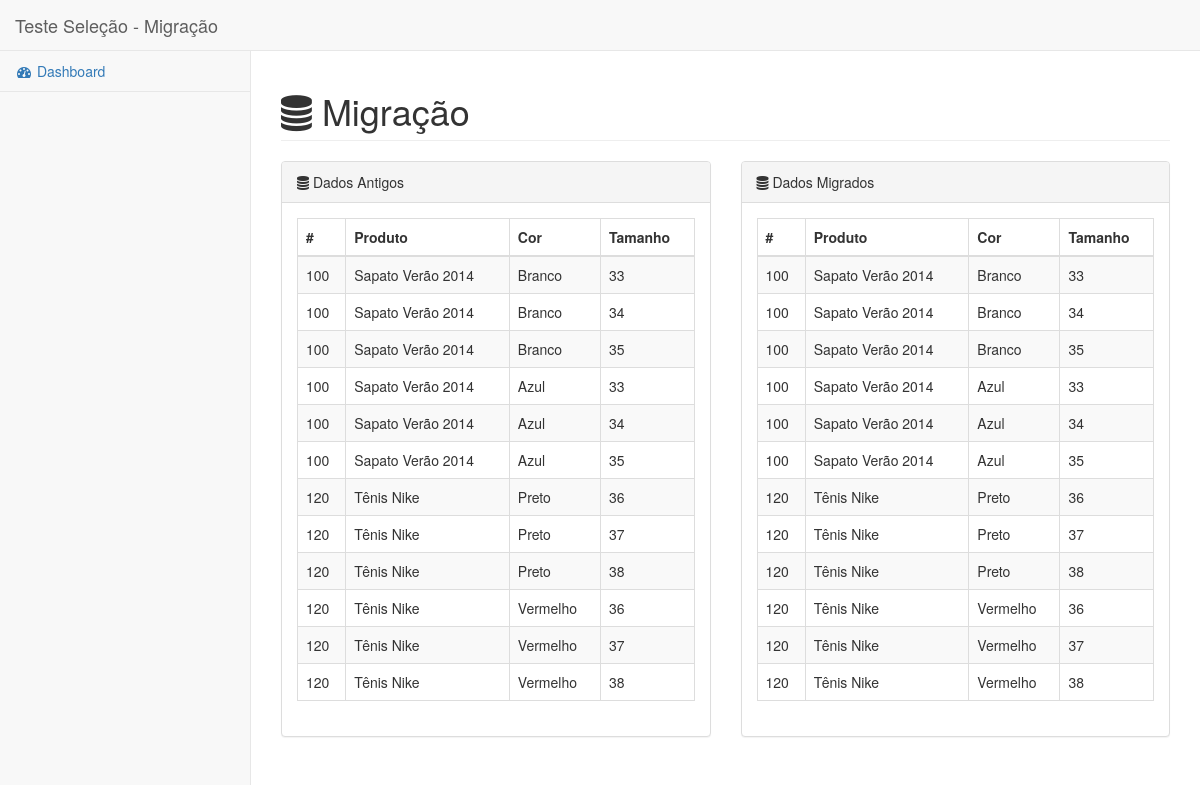
The page / on the database its author committed.
### tables this page shows
CREATE TABLE `dados_antigos` (
  `codigo` varchar(100) DEFAULT NULL,
  `titulo` varchar(100) DEFAULT NULL,
  `cor` varchar(50) DEFAULT NULL,
  `tamanho` varchar(50) DEFAULT NULL
);

CREATE TABLE `tamanhos` (
  `titulo` varchar(50) DEFAULT NULL,
  `id` int(11) NOT NULL
);

CREATE TABLE `produtos` (
  `titulo` varchar(100) DEFAULT NULL,
  `id` int(11) NOT NULL,
  `codigo` varchar(50) DEFAULT NULL
);

CREATE TABLE `cores` (
  `titulo` varchar(50) DEFAULT NULL,
  `id` int(11) NOT NULL
);

### model/Dadosantigos.php (called while the page is built, shortened)
<?php
include($_SERVER['DOCUMENT_ROOT'] . '/migracao/configs/db/DB.php');
include($_SERVER['DOCUMENT_ROOT'] . '/migracao/model/Produtostamanhos.php');
class Dadosantigos {
    public $table = 'dados_antigos';
    public function dataLst() {
        $con = new DB($this->table);
        $con->setAtribs(array('codigo', 'titulo', 'cor', 'tamanho'));
        $data = $con->readLst();
        return $data;
    }
    public function migration() {
        $produtos = new Produtos();
        $produtos->migraProdutos();
        $cores = new Cores();
        $cores->migraCores();
        $tamanhos = new Tamanhos();
        $tamanhos->migraTamanhos();
        $produtoscores = new Produtoscores();
        $produtoscores->migraProdutoscores();
        $produtostamanhos = new Produtostamanhos();
        $produtostamanhos->migraProdutostamanhos();
    }
}

### configs/db/DB.php (called while the page is built, shortened)
<?php
class DB {
    public $atribs;
    public $distinct;
    public function __construct($table) {
        $this->table = $table;
    }
    public function con() {
        $con = new PDO("mysql:host=localhost;dbname=migracao", "root", "");
        return $con;
    }
    public function readLst() {
        $data = $this->con()->query('SELECT ' . $this->distinct .' '. implode(',', $this->atribs) . ' FROM ' . $this->table);
        while ($row = $data->fetch(PDO::FETCH_OBJ)) {
            $rowLst[] = $row;
        }
        return $rowLst;
    }
    public function setAtribs($atrib) {
        if (isset($this)) {
            $this->atribs = $atrib;
        }
    }
    public function setDistinct() {
        if (isset($this)) {
            $this->distinct = 'DISTINCT';
        }
    }
}

### model/Produtos.php (called while the page is built, shortened)
<?php
class Produtos {
    public $table = 'produtos';
    public function migraProdutos() {
        $produtos = new DB($this->table);
        $produtos->setAtribs(array('codigo', 'titulo'));
        $antigos = new DB('dados_antigos');
        $antigos->setAtribs(array('codigo', 'titulo'));
        $antigos->setDistinct();
        $antigos->readLst();
        for ($i = 0; $i < count($antigos->readLst()); $i++) {
            $products[$antigos->readLst()[$i]->titulo] = $antigos->readLst()[$i]->titulo;
            $codes[$antigos->readLst()[$i]->codigo] = $antigos->readLst()[$i]->codigo;
            $produtos->create(array($codes[$antigos->readLst()[$i]->codigo], $products[$antigos->readLst()[$i]->titulo]));
        }
    }
}

### model/Cores.php (called while the page is built, shortened)
<?php
class Cores {
    public function migraCores() {
        $antigos = new DB('dados_antigos');
        $antigos->setAtribs(array('cor'));
        $antigos->setDistinct();
        $antigos->readLst();
        foreach ($antigos->readLst() as $value) {
            $colors[$value->cor] = $value->cor;
        }
    }
}

### model/Tamanhos.php (called while the page is built, shortened)
<?php
class Tamanhos {
    public function migraTamanhos() {
        $antigos = new DB('dados_antigos');
        $antigos->setAtribs(array('tamanho'));
        $antigos->setDistinct();
        $antigos->readLst();
        foreach ($antigos->readLst() as $value) {
            $sizes[$value->tamanho] = $value->tamanho;
        }
    }
}

### model/Produtoscores.php (called while the page is built, shortened)
<?php
class Produtoscores {
    public $table = 'produtos_cores';
    public function migraProdutoscores() {
        $pcores = new DB($this->table);
        $pcores->setAtribs(array('id_cor', 'id_produto'));
        $antigos = new DB('dados_antigos');
        $antigos->setAtribs(array('titulo', 'cor'));
        $antigos->setDistinct();
        $antigos->readLst();
        $cor = new Cores();
        $produto = new Produtos();
        for ($i = 0; $i < count($antigos->readLst()); $i++) {
            $products[$antigos->readLst()[$i]->titulo] = $produto->getID($antigos->readLst()[$i]->titulo);
            $colors[$antigos->readLst()[$i]->cor] = $cor->getID($antigos->readLst()[$i]->cor);
             $pcores->create(array($colors[$antigos->readLst()[$i]->cor], $products[$antigos->readLst()[$i]->titulo]));
        }
    }
}

### model/Produtostamanhos.php (called while the page is built)
<?php
class Produtostamanhos {
    public $table = 'produtos_tamanhos';
    public function dataLst() {
        $produtos_tamanhos = new DB('produtos_tamanhos');
        $data = $produtos_tamanhos->con()->query('SELECT tamanhos.titulo as tamanho, produtos.titulo as produto, produtos.codigo as codigo, cores.titulo as cor FROM produtos_tamanhos
                    INNER JOIN produtos_cores ON (produtos_cores.id = produtos_tamanhos.id_produto_cor  )
                    INNER JOIN cores ON (cores.id = produtos_cores.id_cor  )
                    INNER JOIN tamanhos ON (tamanhos.id = produtos_tamanhos.id_tamanho  )
                    INNER JOIN produtos ON (produtos.id = produtos_cores.id_produto  )');
        while ($row = $data->fetch(PDO::FETCH_OBJ)) {
            $rowLst[] = $row;
        }
        return $rowLst;
    }
    public function migraProdutostamanhos() {
        $ptamanhos = new DB($this->table);
        $ptamanhos->setAtribs(array('id_produto_cor', 'id_tamanho'));
        $antigos = new DB('dados_antigos');
        $antigos->setAtribs(array('titulo', 'cor', 'tamanho'));
        $antigos->readLst();
        $cor = new Cores();
        $tamanho = new Tamanhos();
        $produto = new Produtos();
        $produtocor = new Produtoscores();
        for ($i = 0; $i < count($antigos->readLst()); $i++) {
            $data[$antigos->readLst()[$i]->titulo] = $produto->getID($antigos->readLst()[$i]->titulo);
            $data[$antigos->readLst()[$i]->cor] = $cor->getID($antigos->readLst()[$i]->cor);
            $data[$antigos->readLst()[$i]->tamanho] = $tamanho->getID($antigos->readLst()[$i]->tamanho);
            $data['ProdutocorID'] = $produtocor->getIDProdutocor($produto->getID($antigos->readLst()[$i]->titulo), $cor->getID($antigos->readLst()[$i]->cor));
            $ptamanhos->create(array($data['ProdutocorID'], $data[$antigos->readLst()[$i]->tamanho]));
        }
    }
}

### index.php (the view, shortened to what this page needs)
<?php
include($_SERVER['DOCUMENT_ROOT'] . '/migracao/model/Dadosantigos.php');
include($_SERVER['DOCUMENT_ROOT'] . '/migracao/model/Produtos.php');
$dataOld = new Dadosantigos();
$migrados = new Produtostamanhos();
$dataOld->migration();
?>
<!DOCTYPE html>
<html lang="pt-br">
    <head>
    </head>
    <body>
        <div id='wrapper'>
                <?php include('view/layouts/css.php'); ?>
            <?php include('view/layouts/navigation.php'); ?>
            <div id="page-wrapper">
                <div class="row">
                    <div class="col-lg-12">
                        <h1 class="page-header"><i class='fa fa-database'></i> Migração</h1>
                    </div>
                </div>
                <div class="row">
                    <div class="col-lg-6">
                        <div class="panel panel-default">
                            <div class="panel-heading">
                                <i class='fa fa-database'></i> Dados Antigos
                            </div>
                            <div class="panel-body">
                                <div class="table-responsive">
                                    <table id='' class='table table-striped table-bordered table-hover'>
                                        <thead>
                                            <tr>
                                                <th>#</th>
                                                <th>Produto</th>
                                                <th>Cor</th>
                                                <th>Tamanho</th>
                                            </tr>
                                        </thead>
                                        <tbody>
                                            <?php
                                            foreach ($dataOld->dataLst() as $value) {
                                                echo "<tr><td>" . $value->codigo . "</td>";
                                                echo "<td>" . $value->titulo . "</td>";
                                                echo "<td>" . $value->cor . "</td>";
                                                echo "<td>" . $value->tamanho . "</td></tr>";
                                            }
                                            ?>
                                        </tbody>
                                    </table>
                                </div>
                            </div>
                        </div>
                    </div>
                    <div class="col-lg-6">
                        <div class="panel panel-default">
                            <div class="panel-heading">
                                <i class='fa fa-database'></i> Dados Migrados
                            </div>
                            <div class="panel-body">
                                <div class="table-responsive">
                                    <table class="table table-striped table-bordered table-hover">
                                        <thead>
                                            <tr>
                                                <th>#</th>
                                                <th>Produto</th>
                                                <th>Cor</th>
                                                <th>Tamanho</th>
                                            </tr>
                                        </thead>
                                        <tbody>
                                            <?php
                                            if (count($migrados->dataLst()) <> 0) {
                                                foreach ($migrados->dataLst() as $value) {
                                                    echo "<tr><td>" . $value->codigo . "</td>";
                                                    echo "<td>" . $value->produto . "</td>";
                                                    echo "<td>" . $value->cor . "</td>";
                                                    echo "<td>" . $value->tamanho . "</td>";
                                                }
                                            }
                                            ?>
                                        </tbody>
                                    </table>
                                </div>
                            </div>
                        </div>
                    </div>
                </div>
            </div>
        </div>
    </body>
</html>

### view/layouts/css.php
<link href="vendor/bootstrap/css/bootstrap.min.css" rel="stylesheet">
<link href="vendor/metisMenu/metisMenu.min.css" rel="stylesheet">
<link href="vendor/datatables-plugins/dataTables.bootstrap.css" rel="stylesheet">
<link href="vendor/datatables-responsive/dataTables.responsive.css" rel="stylesheet">
<link href="dist/css/sb-admin-2.css" rel="stylesheet">
<link href="vendor/font-awesome/css/font-awesome.min.css" rel="stylesheet" type="text/css">

### view/layouts/navigation.php (shortened to what this page needs)
<nav class="navbar navbar-default navbar-static-top" role="navigation" style="margin-bottom: 0">
    <div class="navbar-header">
        <a class="navbar-brand" href="index.php">Teste Seleção - Migração</a>
    </div>
    <div class="navbar-default sidebar" role="navigation">
        <div class="sidebar-nav navbar-collapse">
            <ul class="nav" id="side-menu">
                <li>
                    <a href="index.php"><i class="fa fa-dashboard fa-fw"></i> Dashboard</a>
                </li>
        </div>
    </div>
</nav>

### rows shown on the page
dados_antigos: codigo "100", titulo "Sapato Verão 2014", cor "Branco", tamanho "33"
dados_antigos: codigo "100", titulo "Sapato Verão 2014", cor "Branco", tamanho "34"
dados_antigos: codigo "100", titulo "Sapato Verão 2014", cor "Branco", tamanho "35"
dados_antigos: codigo "100", titulo "Sapato Verão 2014", cor "Azul", tamanho "33"
dados_antigos: codigo "100", titulo "Sapato Verão 2014", cor "Azul", tamanho "34"
dados_antigos: codigo "100", titulo "Sapato Verão 2014", cor "Azul", tamanho "35"
dados_antigos: codigo "120", titulo "Tênis Nike", cor "Preto", tamanho "36"
dados_antigos: codigo "120", titulo "Tênis Nike", cor "Preto", tamanho "37"
dados_antigos: codigo "120", titulo "Tênis Nike", cor "Preto", tamanho "38"
dados_antigos: codigo "120", titulo "Tênis Nike", cor "Vermelho", tamanho "36"
dados_antigos: codigo "120", titulo "Tênis Nike", cor "Vermelho", tamanho "37"
dados_antigos: codigo "120", titulo "Tênis Nike", cor "Vermelho", tamanho "38"
tamanhos: produtos.codigo "100", produtos.titulo "Sapato Verão 2014", cores.titulo "Branco", titulo "33", cores.titulo "Azul"
tamanhos: produtos.codigo "100", produtos.titulo "Sapato Verão 2014", cores.titulo "Branco", titulo "34", cores.titulo "Azul"
tamanhos: produtos.codigo "100", produtos.titulo "Sapato Verão 2014", cores.titulo "Branco", titulo "35", cores.titulo "Azul"
tamanhos: produtos.codigo "120", produtos.titulo "Tênis Nike", cores.titulo "Preto", titulo "36", cores.titulo "Vermelho"
tamanhos: produtos.codigo "120", produtos.titulo "Tênis Nike", cores.titulo "Preto", titulo "37", cores.titulo "Vermelho"
tamanhos: produtos.codigo "120", produtos.titulo "Tênis Nike", cores.titulo "Preto", titulo "38", cores.titulo "Vermelho"
